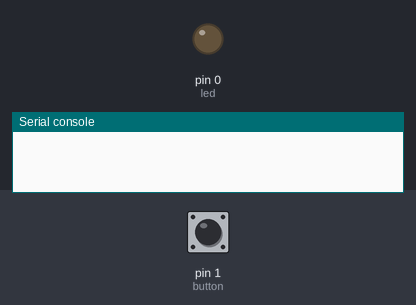
A program run on a simulated MicroPython board. On the bench: output pins drawn as LEDs (lit = HIGH), the last lines printed to the serial console. The inputs (shaded band) are chosen by the test bench; at power-on: pin 1 (button) HIGH.

Above: at 1.2 s.
1.3 s: pin 1 (button) pulled LOW for 0.15 s
At 1.7 s:
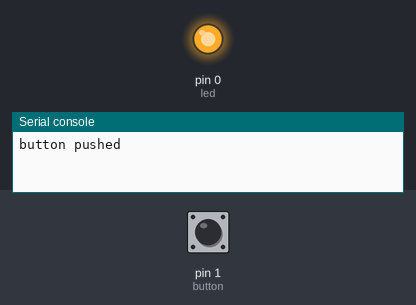
3.4 s: pin 1 (button) pulled LOW for 3.2 s
At 7.9 s:
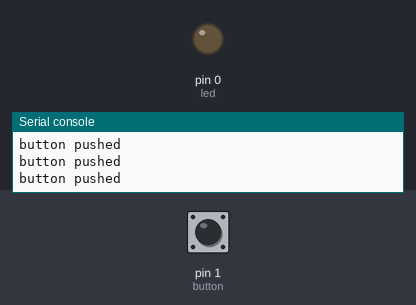
Timing chart, 0 to 9.4 s (numbered marks = the images above; inputs shaded):
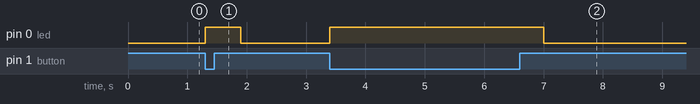

The program:

digital_io_serial.py
```python
#digital_io_serial.py
#9/29/24
#detect button state.  Print line if button depressed.

from machine import Pin
import time

led = Pin(0, Pin.OUT)   # create an input pin on pin #1, no pull up resistor

button = Pin(1, Pin.IN, Pin.PULL_UP)


while True:
    led.value(not(button.value()))

    if not button.value():
        print("button pushed")
        time.sleep(0.5)

    time.sleep(0.1)
```

Measured:
- after the input at 1.3 s, pin 0 (led): LOW → HIGH at once, → LOW 0.60 s later
- after the input at 3.4 s, pin 0 (led): LOW → HIGH at once, → LOW 3.6 s later
